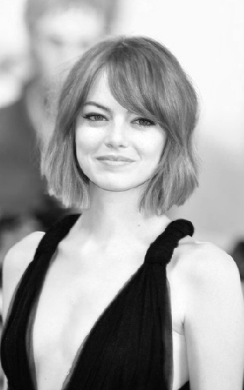
#> input picture Assignment 3/Image.png, 244 x 390 px
$ jupyter execute Ass3_1.ipynb   (shell and % lines are left out)
#> lines starting #> are read from the running program, lines starting #| are printed output that depends on the picture
[cell 1]
import numpy as np
import cv2 as cv
from google.colab.patches import cv2_imshow
from matplotlib import pyplot as plt
from skimage import filters

[cell 2]
img = plt.imread('Image.png')
#> img is the input picture: shape (390, 244, 3) float32; min 0.0118, max 1, mean 0.646

[cell 3]
kernel = cv.getGaussianKernel(31, 2)

kernel = kernel.dot(kernel.T)

img_gaussian = cv.filter2D(img, -1, kernel)
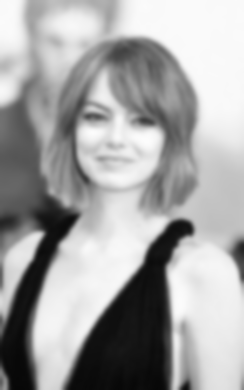
#> img_gaussian: shape (390, 244, 3) float32; min 0.0287, max 0.991, mean 0.646

plt.figure(1)
plt.subplot(121)
plt.imshow(img)
plt.title("Original Image")

plt.subplot(122)
plt.imshow(img_gaussian)
plt.title("Gaussian Filter Image")
plt.show()
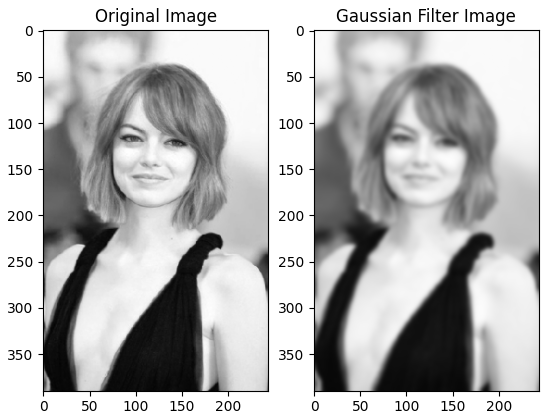
#> figure drawn by matplotlib, 2 panels

Pertama-tama kita melakukan noise filtering dulu dengan gaussian filter, tujuannya untuk menghilangkan noise dan blurring

[cell 4]
def gaussian_kernel_x(size, sigma):
    if size % 2 == 0:
        size = size + 1

    max_point = size // 2  # both directions (x,y) maximum cell start point
    min_point = -max_point  # both directions (x,y) minimum cell start point

    K_x = np.zeros((size, size))  # kernel matrix
    for x in range(min_point, max_point + 1):
        for y in range(min_point, max_point + 1):
            value = (-x / (2 * np.pi * (sigma ** 4)) * np.exp((-(x ** 2 + y ** 2)) / (2 * (sigma ** 2))))
            K_x[x - min_point, y - min_point] = value

    return K_x


def gaussian_kernel_y(size, sigma):
    if size % 2 == 0:
        size = size + 1

    max_point = size // 2  # both directions (x,y) maximum cell start point
    min_point = -max_point  # both directions (x,y) minimum cell start point

    K_y = np.zeros((size, size))  # kernel matrix
    for x in range(min_point, max_point + 1):
        for y in range(min_point, max_point + 1):
            value = (-y / (2 * np.pi * (sigma ** 4)) * np.exp((-(x ** 2 + y ** 2)) / (2 * (sigma ** 2))))
            K_y[x - min_point, y - min_point] = value

    return K_y

Kemudian kita mencari gradient, tujuan dari mencari gradient ini adalah untuk mendapatkan edge dari gambarnya. Kita melakukan pencarian turunan secara 2 kali yaitu untuk X dan untuk Y

[cell 5]
imgx = cv.imread("Image.png", cv.IMREAD_GRAYSCALE)
#> imgx: shape (390, 244); min 3, max 255, mean 164.6

[cell 6]
imgx = np.float64(imgx)
img_gaussian = np.float64(img_gaussian)

mask_x = np.zeros((2, 1))
mask_x[0] = -1
mask_x[1] = 1

I_x = cv.filter2D(imgx, -1, gaussian_kernel_x(5, 1))
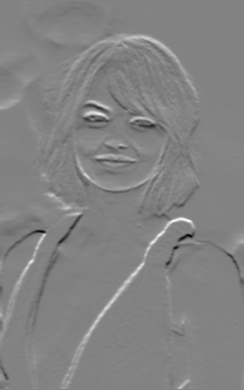
#> I_x: shape (390, 244) float64; min -59.65, max 57.03, mean 0.3; drawn with min black and max white
mask_y = mask_x.T
I_y = cv.filter2D(imgx, -1, gaussian_kernel_y(5, 1))
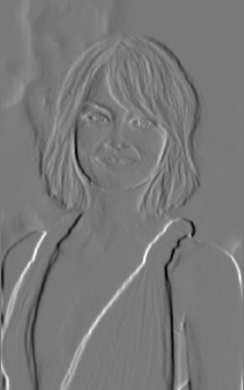
#> I_y: shape (390, 244) float64; min -62.93, max 68.92, mean -0.2; drawn with min black and max white

plt.figure(1)
plt.subplot(131)
plt.imshow(img_gaussian, cmap="gray")
plt.title("Gaussian Filter Image")

plt.subplot(132)
plt.imshow(I_x, cmap="gray")
plt.title("X")
plt.show()

plt.subplot(133)
plt.imshow(I_y, cmap="gray")
plt.title("Y")
plt.show()

Turunan dari X dan Y ini kita gunakan untuk mencari Gradient Magnitude dan Gradient Direction

[cell 7]
Gm = (I_x ** 2 + I_y ** 2) ** 0.5
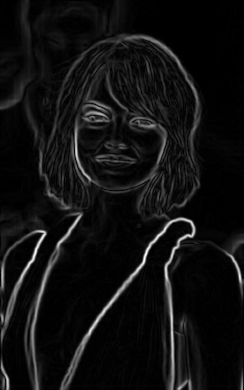
#> Gm: shape (390, 244) float64; min 1.49e-15, max 70.05, mean 4.7; drawn with min black and max white
Gd = np.rad2deg(np.arctan2(I_y, I_x))
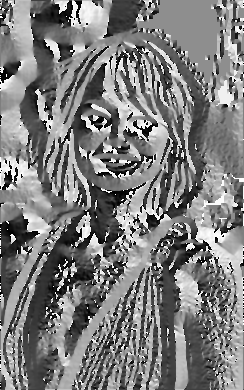
#> Gd: shape (390, 244) float64; min -180, max 180, mean -2.8; drawn with min black and max white

[cell 8]
plt.figure(1)

plt.subplot(121)
plt.imshow(Gm, cmap="gray")
plt.title("Gradient Magnitude")

plt.subplot(122)
plt.imshow(Gd, cmap="gray")
plt.title("Gradient Direction")

plt.show()

[cell 9]
def f_NMS(Gm, Gd):
    num_rows, num_cols = Gm.shape[0], Gm.shape[1]
    Gd_bins = 45 * (np.round(Gd / 45))

    G_NMS = np.zeros(Gm.shape)

    neighbor_a, neighbor_b = 0., 0.

    for r in range(1, num_rows - 1):
        for c in range(1, num_cols - 1):
            angle = Gd_bins[r, c]
            if angle == 180. or angle == -180. or angle == 0.:
                neighbor_a, neighbor_b = Gm[r + 1, c], Gm[r - 1, c]
            elif angle == 90. or angle == -90.:
                neighbor_a, neighbor_b = Gm[r, c - 1], Gm[r, c + 1]
            elif angle == 45. or angle == -135.:
                neighbor_a, neighbor_b = Gm[r + 1, c + 1], Gm[r - 1, c - 1]
            elif angle == -45. or angle == 135.:
                neighbor_a, neighbor_b = Gm[r - 1, c + 1], Gm[r + 1, c - 1]
            else:
                print("error")
                return

            if Gm[r, c] > neighbor_a and Gm[r, c] > neighbor_b:
                G_NMS[r, c] = Gm[r, c]

    return G_NMS

Non Maximum Suppression kita gunakan agar edgenya menjadi tidak saling overlapping sehingga meningkatkan sharpness dari edge detection yang kita gunakan.

[cell 10]
bins = np.array([-180., -135., -90., -45., 0., 45., 90., 135., 180.])

inds = np.digitize(Gd, bins) - 1
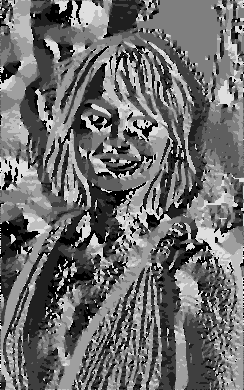
#> inds: shape (390, 244) int64; min 0, max 8, mean 3.44; drawn with min black and max white
Gd_bin = bins[inds.flatten()].reshape(Gd.shape)

print(Gd.max(), Gd.min())
#| 180.0 -180.0
G_NMS = f_NMS(Gm, Gd)
#> after the loop in f_NMS, `for r in range(1, num_rows - 1):`:
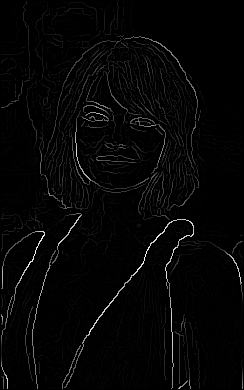
#> G_NMS: shape (390, 244) float64; min 0, max 70.05, mean 1.6; drawn with min black and max white

L = G_NMS.mean()
#> L = 1.56
H = L + G_NMS.std()
#> H = 7.58
E = filters.apply_hysteresis_threshold(G_NMS, L, H)
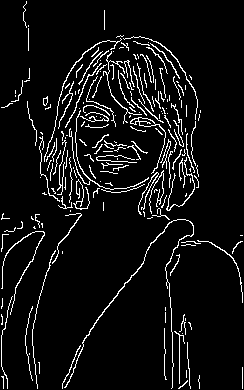
#> E: shape (390, 244) bool; 6.7% white in thin lines or dots

Dan terakhir kita menggunakan hysteresis, tujuan dari hysteresis ini untuk menyambungkan garis-garis yang putus karena edge yang terlalu lemah dapat disambungkan dengan edge yang lebih kuat. Hasil sambungan ini akan menunjukkan edge sesungguhnya dari image yang telah diberikan

[cell 11]
plt.figure(1)
plt.subplot(121)
plt.imshow(G_NMS>15, cmap="gray")
plt.title("NMS")

plt.subplot(122)
plt.imshow(E, cmap="gray")
plt.title("Canny Edge Detection")

plt.show()
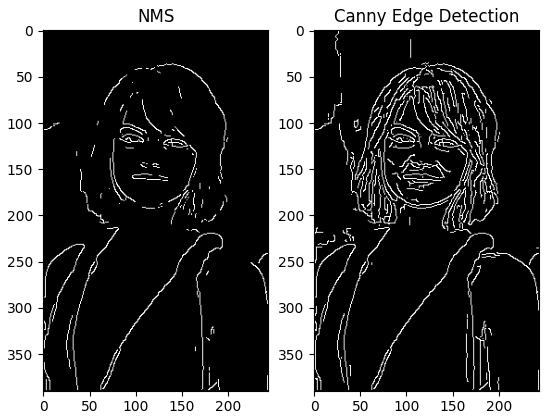
#> figure drawn by matplotlib, 2 panels
